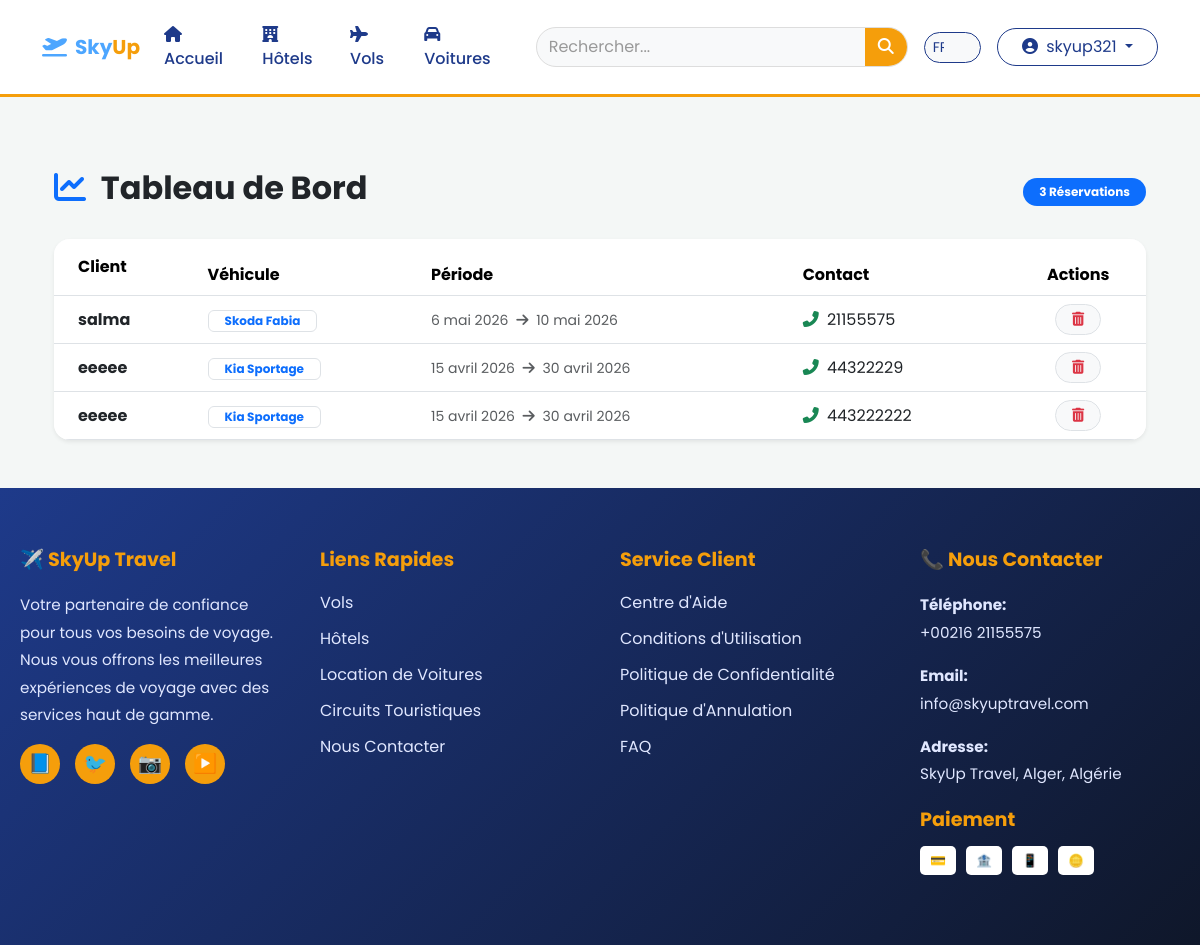
/fr/cars/management/dashboard/ (signed in), run on an earlier commit of the app's database.
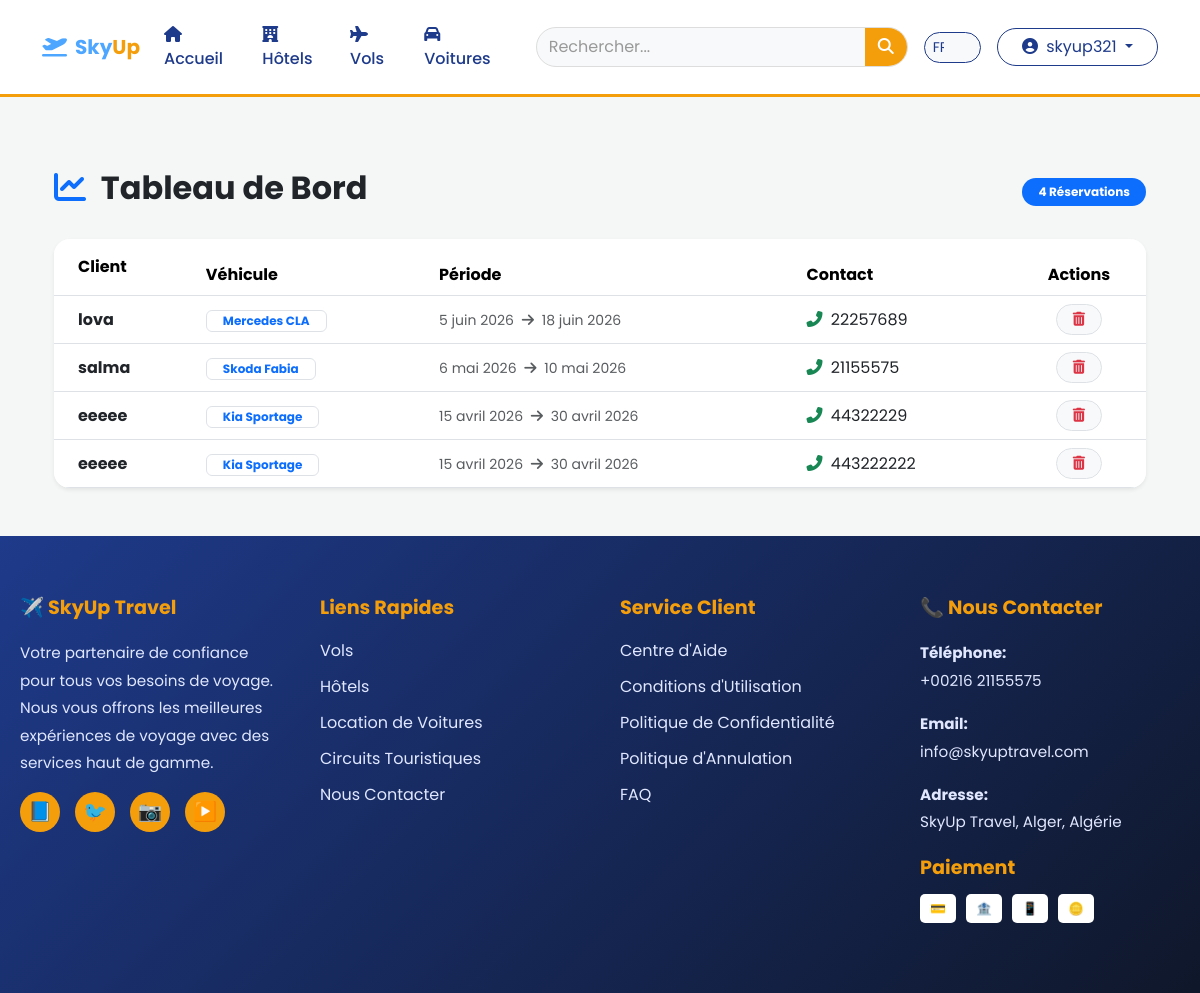
And on a later commit of the database.
### cars/models.py (models this page shows, shortened)
class Booking(models.Model):
    car = models.ForeignKey(Car, on_delete=models.CASCADE, related_name='bookings')
    customer_name = models.CharField(max_length=100)
    customer_phone = models.CharField(max_length=20)
    start_date = models.DateField()
    end_date = models.DateField()
    created_at = models.DateTimeField(auto_now_add=True)

class Car(models.Model):
    TRANSMISSION_CHOICES = [
        ('MANUAL', 'Manuelle'),
        ('AUTOMATIC', 'Automatique'),
    ]
    FUEL_CHOICES = [
        ('GASOLINE', 'Essence'),
        ('DIESEL', 'Diesel'),
        ('HYBRID', 'Hybride'),
        ('ELECTRIC', 'Électrique'),
    ]
    brand = models.CharField(max_length=50) # Exemple: Renault, Kia, Fiat
    model_name = models.CharField(max_length=50) # Exemple: Clio 4, Sportage
    year = models.PositiveIntegerField() # Année de fabrication
    transmission = models.CharField(max_length=20, choices=TRANSMISSION_CHOICES, default='MANUAL')
    fuel_type = models.CharField(max_length=20, choices=FUEL_CHOICES, default='GASOLINE')
    seats = models.PositiveIntegerField(default=5) # Nombre de places
    price_per_day = models.DecimalField(max_digits=10, decimal_places=3) # Prix en TND par jour
    is_available = models.BooleanField(default=True)
    image = models.ImageField(upload_to='cars/', null=True, blank=True)

### cars/views.py (the view)
# urls.py: path('management/dashboard/', views.dashboard, name='dashboard'),
@login_required
def dashboard(request):
    if not request.user.is_staff:
        return redirect('car_list')
    bookings = Booking.objects.all().order_by('-created_at')
    return render(request, 'cars/dashboard.html', {'bookings': bookings})

### cars/templates/cars/dashboard.html
{% extends 'base.html' %}
{% load i18n %}
{% block content %}
{% trans "Voulez-vous vraiment supprimer ?" as delete_confirm_msg %}
<div class="container mt-5">
    <div class="d-flex justify-content-between align-items-center mb-4">
        <h2 class="fw-bold text-dark">
            <i class="fas fa-chart-line text-primary me-2"></i> {% trans "Tableau de Bord" %}
        </h2>
        <span class="badge bg-primary rounded-pill px-3 py-2">
            {{ bookings.count }} {% trans "Réservations" %}
        </span>
    </div>
    <div class="card border-0 shadow-sm rounded-4 overflow-hidden">
        <div class="table-responsive">
            <table class="table table-hover align-middle mb-0">
                <thead class="bg-light">
                    <tr>
                        <th class="ps-4 py-3">{% trans "Client" %}</th>
                        <th>{% trans "Véhicule" %}</th>
                        <th>{% trans "Période" %}</th>
                        <th>{% trans "Contact" %}</th>
                        <th class="text-center">{% trans "Actions" %}</th>
                    </tr>
                </thead>
                <tbody>
                    {% for booking in bookings %}
                    <tr>
                        <td class="ps-4">
                            <div class="fw-bold text-dark">{{ booking.customer_name }}</div>
                        </td>
                        <td>
                            <span class="badge border text-primary px-3">
                                {{ booking.car.brand }} {{ booking.car.model_name }}
                            </span>
                        </td>
                        <td>
                            <small class="text-muted">
                                {{ booking.start_date }} <i class="fas fa-arrow-right mx-1"></i> {{ booking.end_date }}
                            </small>
                        </td>
                        <td>
                            <a href="tel:{{ booking.customer_phone }}" class="text-decoration-none text-dark">
                                <i class="fas fa-phone-alt me-1 text-success"></i> {{ booking.customer_phone }}
                            </a>
                        </td>
                        <td class="text-center">
                            <a href="{% url 'cars:delete_booking' booking.pk %}"
                               class="btn btn-sm btn-light text-danger rounded-pill border px-3"
                               onclick="return confirm('{{ delete_confirm_msg|escapejs }}')">
                                <i class="fas fa-trash-alt"></i>
                            </a>
                        </td>
                    </tr>
                    {% empty %}
                    <tr>
                        <td colspan="5" class="text-center py-5 text-muted">
                            {% trans "Aucune réservation." %}
                        </td>
                    </tr>
                    {% endfor %}
                </tbody>
            </table>
        </div>
    </div>
</div>
{% endblock %}

What changed in the data, as far as the page shows it:
added Booking: customer_name "lova", car.brand "Mercedes", car.model_name "CLA", start_date "5 juin 2026", end_date "18 juin 2026", customer_phone "22257689"
Also different on the page:
{{ bookings.count }}: "3" → "4"
